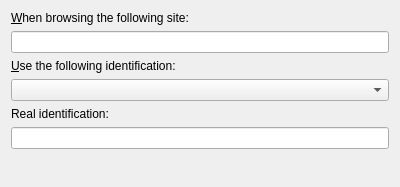
<ui version="4.0" >
 <class>UserAgentSelectorWidget</class>
 <widget class="QWidget" name="UserAgentSelectorWidget" >
  <property name="geometry" >
   <rect>
    <x>0</x>
    <y>0</y>
    <width>400</width>
    <height>187</height>
   </rect>
  </property>
  <layout class="QVBoxLayout" >
   <item>
    <widget class="QLabel" name="siteLabel" >
     <property name="whatsThis" >
      <string>&lt;qt>
Enter the site or domain name where a fake browser identification should be used.&lt;p>
&lt;u>NOTE:&lt;/u> Wildcard syntax such as \"*,?\" is NOT allowed: instead, use the top level address of a site to make generic matches; for example, if you want all KDE sites to receive a fake browser identification, you would enter &lt;code>.kde.org&lt;/code> - the fake identity would then be sent to any KDE site that ends with &lt;code>.kde.org&lt;/code>.
&lt;/qt></string>
     </property>
     <property name="text" >
      <string>&amp;When browsing the following site:</string>
     </property>
     <property name="wordWrap" >
      <bool>false</bool>
     </property>
     <property name="buddy" >
      <cstring>siteLineEdit</cstring>
     </property>
    </widget>
   </item>
   <item>
    <widget class="KLineEdit" name="siteLineEdit" >
     <property name="whatsThis" >
      <string>&lt;qt>
Enter the site or domain name where a fake browser identification should be used.&lt;p>
&lt;u>NOTE:&lt;/u> Wildcard syntax such as \"*,?\" is NOT allowed: instead, use the top level address of a site to make generic matches; for example, if you want all KDE sites to receive a fake browser identification, you would enter &lt;code>.kde.org&lt;/code> - the fake identity would then be sent to any KDE site that ends with &lt;code>.kde.org&lt;/code>.
&lt;/qt></string>
     </property>
    </widget>
   </item>
   <item>
    <widget class="QLabel" name="aliasLabel" >
     <property name="whatsThis" >
      <string>&lt;qt>
Select the browser identification to use whenever contacting the site you specified above.
&lt;/qt></string>
     </property>
     <property name="text" >
      <string>&amp;Use the following identification:</string>
     </property>
     <property name="wordWrap" >
      <bool>false</bool>
     </property>
     <property name="buddy" >
      <cstring>aliasComboBox</cstring>
     </property>
    </widget>
   </item>
   <item>
    <widget class="KComboBox" name="aliasComboBox" >
     <property name="whatsThis" >
      <string>&lt;qt>
Select the browser identification to use whenever contacting the site you specified above.
&lt;/qt></string>
     </property>
    </widget>
   </item>
   <item>
    <widget class="QLabel" name="identityLabel" >
     <property name="whatsThis" >
      <string>&lt;qt>
The actual browser identification text that will be sent to the remote machine.
&lt;/qt></string>
     </property>
     <property name="text" >
      <string>Real identification:</string>
     </property>
     <property name="wordWrap" >
      <bool>false</bool>
     </property>
    </widget>
   </item>
   <item>
    <widget class="KLineEdit" name="identityLineEdit" >
     <property name="whatsThis" >
      <string>&lt;qt>
The actual browser identification text that will be sent to the remote machine.
&lt;/qt></string>
     </property>
     <property name="readOnly" >
      <bool>true</bool>
     </property>
    </widget>
   </item>
   <item>
    <spacer>
     <property name="orientation" >
      <enum>Qt::Vertical</enum>
     </property>
     <property name="sizeType" >
      <enum>QSizePolicy::Expanding</enum>
     </property>
     <property name="sizeHint" >
      <size>
       <width>377</width>
       <height>16</height>
      </size>
     </property>
    </spacer>
   </item>
  </layout>
 </widget>
 <customwidgets>
  <customwidget>
   <class>KComboBox</class>
   <extends>QComboBox</extends>
   <header>kcombobox.h</header>
  </customwidget>
  <customwidget>
   <class>KLineEdit</class>
   <extends>QLineEdit</extends>
   <header>klineedit.h</header>
  </customwidget>
 </customwidgets>
 <resources/>
 <connections/>
</ui>
